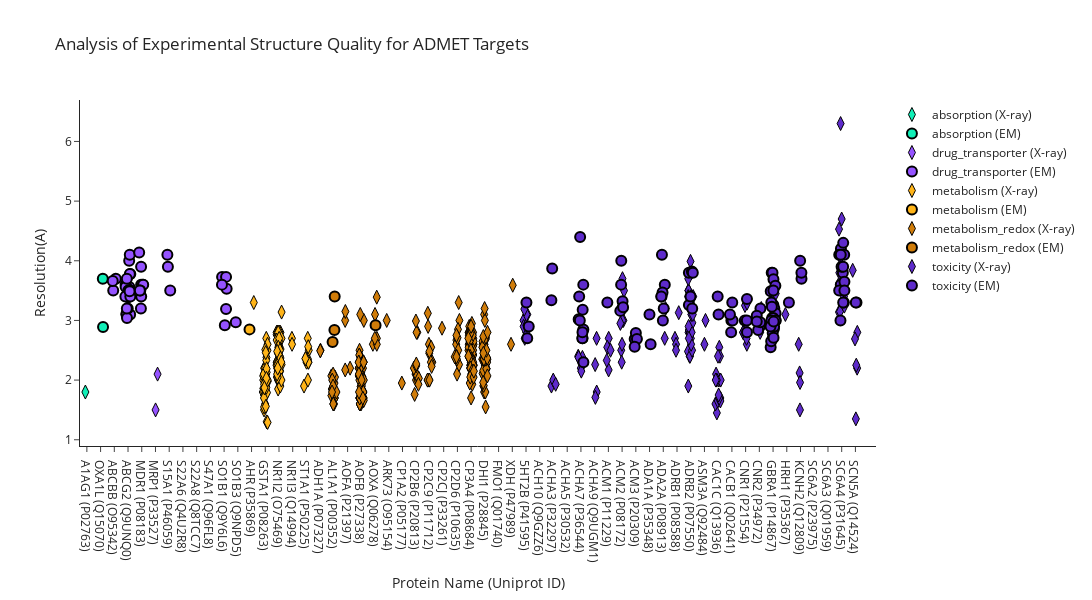

The cell this chart's notebook holds for it:
### Code cell
import plotly.graph_objects as go
import numpy as np
# Create traces for each unique value in 'Method'
resolution_traces = []

for category in category_list:
    for method in df['Method'].unique():
        df_subset = df[(df['Method'] == method) & (df['Category'] == category)]
        
        # marker_size = df_subset["Average Sequence Coverage"].apply(lambda x: x * 16 if not np.isnan(x) else 10)
        
        # Add random jitter to the x-axis values
        if method == 'AlphaFold':
            x_values = [protein_name_mapping[name] for name in df_subset['Protein Name']]
        else:
            jitter = np.random.uniform(low=-jitter_amount, high=jitter_amount, size=len(df_subset))
            x_values = [protein_name_mapping[name] + jitter[i] for i, name in enumerate(df_subset['Protein Name'])]
        trace = go.Scatter(
            x=x_values,
            y=df_subset['Resolution (A)'],
            mode='markers',
            name=f"{category} ({method})",
            marker=dict(size=10, color=colors[category], symbol=symbols[method], line_width=2 if method=="EM" else 1, line_color='black'),
            showlegend=False if method == 'AlphaFold' else True,
            opacity=0 if method == 'AlphaFold' else 1,
        )
        resolution_traces.append(trace)

# Create layout
layout = go.Layout(
    title="Analysis of Experimental Structure Quality for ADMET Targets",
    xaxis=dict(title='Protein Name (Uniprot ID)',
               range=[-0.5, len(protein_name_mapping) + 0.5],
               tickvals=list(protein_name_mapping.values()), 
               ticktext=protein_names),
    yaxis=dict(title='Resolution(A)'),
    template='simple_white',
    width=1600,
    height=600
)

# Create figure
fig = go.Figure(data=resolution_traces, layout=layout)

# Show plot
fig.show()

### Figure 1 — Plotly figure (JSON) as saved in the notebook; plotly's stock layout.template omitted (floating-point values rounded to 4 significant figures; data arrays with more than 128 entries replaced by an {"elided": "..."} marker saying what was removed)
{"data": [{"marker": {"color": "#11efb7", "line": {"color": "black", "width": 1}, "size": 10, "symbol": "diamond-tall"}, "mode": "markers", "name": "absorption (X-ray)", "opacity": 1, "showlegend": true, "x": [-0.1082], "y": [1.8], "type": "scatter"}, {"marker": {"color": "#11efb7", "line": {"color": "black", "width": 1}, "size": 10, "symbol": "circle-open"}, "mode": "markers", "name": "absorption (AlphaFold)", "opacity": 0, "showlegend": false, "x": [0, 1], "y": [2.0, 2.0], "type": "scatter"}, {"marker": {"color": "#11efb7", "line": {"color": "black", "width": 2}, "size": 10, "symbol": "circle"}, "mode": "markers", "name": "absorption (EM)", "opacity": 1, "showlegend": true, "x": [1.179, 1.162], "y": [2.89, 3.7], "type": "scatter"}, {"marker": {"color": "#9553ff", "line": {"color": "black", "width": 1}, "size": 10, "symbol": "diamond-tall"}, "mode": "markers", "name": "drug_transporter (X-ray)", "opacity": 1, "showlegend": true, "x": [5.006, 5.152], "y": [1.5, 2.1], "type": "scatter"}, {"marker": {"color": "#9553ff", "line": {"color": "black", "width": 1}, "size": 10, "symbol": "circle-open"}, "mode": "markers", "name": "drug_transporter (AlphaFold)", "opacity": 0, "showlegend": false, "x": [2, 3, 4, 5, 6, 7, 8, 9, 10, 11], "y": [2.0, 2.0, 2.0, 2.0, 2.0, 2.0, 2.0, 2.0, 2.0, 2.0], "type": "scatter"}, {"marker": {"color": "#9553ff", "line": {"color": "black", "width": 2}, "size": 10, "symbol": "circle"}, "mode": "markers", "name": "drug_transporter (EM)", "opacity": 1, "showlegend": true, "x": [1.92, 2.11, 1.883, 3.166, 3.133, 2.893, 2.823, 3.096, 3.008, 2.856, 2.825, 3.044, 3.019, 3.084, 2.914, 3.127, 2.895, 3.007, 3.111, 2.805, 2.892, 3.167, 3.153, 2.98, 2.924, 2.914, 3.115, 3.96, 4.012, 3.812, 3.953, 3.952, 3.938, 4.075, 4.105, 3.894, 3.861, 5.867, 6.074, 5.905, 10.18, 9.852, 10.14, 10.14, 10.05, 9.844, 10.85], "y": [3.5, 3.7, 3.66, 3.78, 3.78, 3.1, 3.6, 3.56, 3.09, 3.58, 3.56, 3.09, 3.5, 4.0, 3.7, 4.1, 3.12, 3.39, 3.51, 3.4, 3.1, 3.4, 3.1, 3.2, 3.04, 3.2, 3.49, 3.4, 3.58, 4.14, 3.6, 3.9, 3.2, 3.6, 3.6, 3.5, 3.5, 4.1, 3.5, 3.9, 3.53, 3.73, 3.19, 3.73, 2.92, 3.6, 2.97], "type": "scatter"}, {"marker": {"color": "#ffb418", "line": {"color": "black", "width": 1}, "size": 10, "symbol": "diamond-tall"}, "mode": "markers", "name": "metabolism (X-ray)", "opacity": 1, "showlegend": true, "x": [12.16, 13.16, 13.08, 13.07, 13.17, 12.91, 12.87, 13.1, 12.86, 12.85, 13.06, 12.92, 12.82, 12.85, 13.03, 12.99, 12.92, 13.0, 13.09, 13.18, 12.92, 12.94, 13.1, 13.13, 12.98, 12.94, 13.08, 12.89, 12.92, 13.07, 12.99, 12.92, 12.91, 13.18, 13.17, 13.1, 13.08, 13.03, 13.04, 12.94, 14.11, 13.83, 14.08, 13.93, 14.01, 13.87, 13.83, 14.11, 13.93, 13.94, 13.89, 14.11, 14.03, 13.94, 14.19, 14.04, 14.1, 13.99, 14.06, 13.82, 13.83, 14.02, 13.83, 13.93, 14.02, 14.1, 13.84, 14.18, 13.94, 13.86, 13.9, 13.94, 14.19, 14.0, 13.85, 14.01, 14.1, 13.92, 14.01, 13.95, 14.06, 14.13, 14.18, 14.07, 14.02, 13.87, 13.9, 13.86, 13.86, 13.89, 14.11, 14.17, 13.91, 14.94, 14.95, 15.82, 16.15, 16.01, 16.17, 16.11, 16.1, 15.95, 16.14, 16.11, 15.92, 16.13], "y": [3.3, 2.5, 2.0, 2.7, 2.6, 1.5, 1.8, 1.3, 1.86, 2.0, 2.1, 1.75, 1.8, 2.07, 1.85, 1.95, 1.8, 2.51, 2.38, 1.98, 2.2, 1.75, 2.13, 1.79, 2.2, 1.86, 1.88, 2.1, 1.93, 2.33, 1.6, 1.55, 1.7, 2.0, 1.29, 2.19, 2.03, 2.46, 1.56, 1.87, 2.52, 2.76, 2.15, 2.0, 2.8, 2.8, 2.8, 2.0, 2.1, 2.8, 2.8, 2.8, 2.8, 2.8, 3.14, 2.0, 2.25, 2.58, 2.4, 2.25, 2.67, 2.56, 2.3, 2.28, 2.22, 2.27, 2.3, 2.7, 1.85, 2.27, 2.15, 2.25, 2.26, 2.55, 2.05, 2.65, 1.9, 2.45, 2.7, 2.55, 2.15, 2.3, 2.0, 2.5, 2.26, 2.48, 2.05, 2.2, 2.1, 2.25, 2.37, 2.3, 2.2, 2.7, 2.6, 1.9, 2.3, 2.3, 2.5, 2.35, 2.7, 2.36, 2.3, 2.0, 2.36, 2.56], "type": "scatter"}, {"marker": {"color": "#ffb418", "line": {"color": "black", "width": 1}, "size": 10, "symbol": "circle-open"}, "mode": "markers", "name": "metabolism (AlphaFold)", "opacity": 0, "showlegend": false, "x": [12, 13, 14, 15, 16], "y": [2.0, 2.0, 2.0, 2.0, 2.0], "type": "scatter"}, {"marker": {"color": "#ffb418", "line": {"color": "black", "width": 2}, "size": 10, "symbol": "circle"}, "mode": "markers", "name": "metabolism (EM)", "opacity": 1, "showlegend": true, "x": [11.85], "y": [2.85], "type": "scatter"}, {"marker": {"color": "#d07c09", "line": {"color": "black", "width": 1}, "size": 10, "symbol": "diamond-tall"}, "mode": "markers", "name": "metabolism_redox (X-ray)", "opacity": 1, "showlegend": true, "x": {"elided": "244 float values"}, "y": {"elided": "244 float values"}, "type": "scatter"}, {"marker": {"color": "#d07c09", "line": {"color": "black", "width": 1}, "size": 10, "symbol": "circle-open"}, "mode": "markers", "name": "metabolism_redox (AlphaFold)", "opacity": 0, "showlegend": false, "x": [17, 18, 19, 20, 21, 22, 23, 24, 25, 26, 27, 28, 29, 30, 31], "y": [2.0, 2.0, 2.0, 2.0, 2.0, 2.0, 2.0, 2.0, 2.0, 2.0, 2.0, 2.0, 2.0, 2.0, 2.0], "type": "scatter"}, {"marker": {"color": "#d07c09", "line": {"color": "black", "width": 2}, "size": 10, "symbol": "circle"}, "mode": "markers", "name": "metabolism_redox (EM)", "opacity": 1, "showlegend": true, "x": [18.04, 18.06, 17.9, 21.04], "y": [2.84, 3.4, 2.64, 2.92], "type": "scatter"}, {"marker": {"color": "#5e2bcb", "line": {"color": "black", "width": 1}, "size": 10, "symbol": "diamond-tall"}, "mode": "markers", "name": "toxicity (X-ray)", "opacity": 1, "showlegend": true, "x": [31.91, 32.02, 31.82, 31.82, 32.09, 32.02, 32.03, 31.88, 33.85, 33.98, 34.16, 35.8, 35.99, 36.11, 35.83, 36.03, 36.03, 37.15, 37.05, 37.14, 37.04, 38.02, 37.92, 38.02, 37.88, 38.16, 39.09, 39.14, 39.03, 38.94, 39.0, 39.02, 38.88, 38.97, 42.1, 42.16, 43.13, 42.85, 42.93, 42.93, 43.82, 44.07, 44.18, 43.92, 43.84, 43.98, 43.98, 43.86, 44.02, 43.83, 43.84, 43.95, 43.99, 43.93, 44.07, 44.2, 43.96, 43.8, 44.05, 43.95, 44.1, 44.01, 43.82, 44.12, 44.14, 44.05, 44.07, 44.03, 44.07, 43.95, 44.1, 44.03, 43.85, 43.86, 43.81, 44.15, 45.0, 45.08, 46.05, 46.18, 45.9, 45.8, 45.85, 46.08, 45.9, 46.16, 45.98, 45.82, 46.13, 45.99, 46.16, 46.07, 46.03, 47.83, 48.09, 48.04, 47.81, 47.95, 48.07, 48.11, 49.06, 49.14, 50.19, 50.18, 50.9, 51.87, 51.93, 51.96, 51.96, 54.8, 54.81, 54.88, 55.2, 55.17, 55.19, 54.82, 55.11, 54.83, 54.91, 55.0, 54.92, 56.13, 56.03, 55.8, 56.14, 56.06, 55.97], "y": [2.7, 2.8, 3.0, 2.9, 3.1, 2.92, 3.1, 3.19, 1.9, 2.0, 1.93, 2.4, 2.2, 2.38, 2.38, 2.85, 2.15, 1.8, 1.71, 2.7, 2.26, 2.7, 2.55, 2.17, 2.33, 2.5, 3.0, 3.5, 3.7, 2.5, 2.6, 3.0, 2.95, 2.3, 2.7, 3.2, 3.13, 2.7, 2.6, 2.5, 1.9, 3.4, 3.4, 2.4, 2.8, 3.4, 2.84, 2.84, 3.16, 3.5, 3.5, 3.2, 3.99, 2.79, 3.1, 3.2, 3.3, 2.48, 3.8, 3.2, 3.2, 2.7, 3.7, 2.96, 3.2, 3.1, 2.8, 3.4, 3.2, 2.4, 2.5, 2.6, 2.9, 2.7, 3.4, 3.1, 2.6, 3.0, 2.0, 2.0, 1.45, 1.6, 2.1, 2.55, 2.0, 1.7, 1.65, 2.0, 2.4, 2.4, 1.65, 1.7, 1.75, 2.8, 2.6, 2.95, 2.8, 3.25, 2.7, 3.29, 2.8, 3.2, 3.45, 3.2, 3.1, 2.6, 2.12, 1.96, 1.5, 3.14, 4.53, 3.15, 3.24, 3.4, 3.49, 3.62, 3.53, 3.8, 4.05, 4.7, 6.3, 2.2, 1.35, 3.84, 2.8, 2.25, 2.69], "type": "scatter"}, {"marker": {"color": "#5e2bcb", "line": {"color": "black", "width": 1}, "size": 10, "symbol": "circle-open"}, "mode": "markers", "name": "toxicity (AlphaFold)", "opacity": 0, "showlegend": false, "x": [32, 33, 34, 35, 36, 37, 38, 39, 40, 41, 42, 43, 44, 45, 46, 47, 48, 49, 50, 51, 52, 53, 54, 55, 56], "y": [2.0, 2.0, 2.0, 2.0, 2.0, 2.0, 2.0, 2.0, 2.0, 2.0, 2.0, 2.0, 2.0, 2.0, 2.0, 2.0, 2.0, 2.0, 2.0, 2.0, 2.0, 2.0, 2.0, 2.0, 2.0], "type": "scatter"}, {"marker": {"color": "#5e2bcb", "line": {"color": "black", "width": 2}, "size": 10, "symbol": "circle"}, "mode": "markers", "name": "toxicity (EM)", "opacity": 1, "showlegend": true, "x": [32.09, 32.2, 32.03, 33.85, 33.91, 36.13, 36.18, 35.83, 35.92, 36.17, 36.12, 36.18, 35.87, 36.1, 36.11, 35.94, 37.92, 38.93, 38.94, 39.03, 39.03, 38.87, 39.07, 39.92, 40.0, 40.08, 39.92, 41.08, 40.99, 41.9, 42.03, 41.97, 42.11, 41.87, 41.95, 41.85, 43.87, 44.09, 43.86, 44.15, 44.11, 43.98, 45.96, 46.03, 46.95, 46.96, 47.05, 47.03, 46.86, 47.94, 48.09, 48.1, 48.1, 49.03, 49.08, 48.81, 48.91, 49.07, 48.81, 49.9, 49.96, 50.15, 49.93, 50.03, 50.02, 50.17, 50.09, 50.18, 49.82, 49.83, 50.02, 49.87, 49.8, 49.91, 50.06, 50.01, 49.97, 49.88, 49.98, 50.2, 50.17, 50.08, 49.81, 49.86, 50.04, 50.04, 51.16, 52.07, 52.07, 51.97, 54.94, 55.11, 54.82, 54.93, 55.16, 55.18, 55.08, 54.82, 54.93, 54.99, 55.11, 55.11, 55.2, 55.2, 54.91, 56.08, 56.03], "y": [2.7, 2.9, 3.3, 3.34, 3.87, 3.18, 2.85, 3.02, 3.0, 3.6, 2.7, 2.3, 3.4, 2.7, 2.8, 4.4, 3.3, 3.6, 4.0, 3.21, 3.32, 3.16, 3.22, 2.69, 2.79, 2.69, 2.56, 2.6, 3.1, 4.1, 3.2, 3.0, 3.6, 3.4, 3.47, 3.4, 3.8, 3.82, 3.26, 3.8, 3.2, 3.4, 3.4, 3.1, 2.8, 3.0, 3.0, 3.3, 3.1, 3.0, 3.0, 3.36, 2.8, 2.9, 3.2, 3.08, 2.84, 2.97, 2.98, 3.8, 3.8, 3.1, 3.04, 3.69, 3.26, 3.58, 3.2, 3.12, 2.55, 3.49, 3.5, 3.3, 2.92, 3.23, 2.86, 3.04, 2.79, 3.0, 2.7, 3.0, 3.0, 2.9, 2.9, 2.65, 2.98, 2.71, 3.3, 3.7, 3.8, 4.0, 4.2, 4.3, 4.1, 3.6, 3.3, 4.1, 3.8, 3.5, 4.1, 3.9, 3.9, 3.3, 3.65, 3.5, 3.0, 3.3, 3.3], "type": "scatter"}], "layout": {"height": 600, "title": {"text": "Analysis of Experimental Structure Quality for ADMET Targets"}, "width": 1600, "xaxis": {"range": [-0.5, 57.5], "ticktext": ["A1AG1 (P02763)", "OXA1L (Q15070)", "ABCBB (O95342)", "ABCG2 (Q9UNQ0)", "MDR1 (P08183)", "MRP1 (P33527)", "S15A1 (P46059)", "S22A6 (Q4U2R8)", "S22A8 (Q8TCC7)", "S47A1 (Q96FL8)", "SO1B1 (Q9Y6L6)", "SO1B3 (Q9NPD5)", "AHR (P35869)", "GSTA1 (P08263)", "NR1I2 (O75469)", "NR1I3 (Q14994)", "ST1A1 (P50225)", "ADH1A (P07327)", "AL1A1 (P00352)", "AOFA (P21397)", "AOFB (P27338)", "AOXA (Q06278)", "ARK73 (O95154)", "CP1A2 (P05177)", "CP2B6 (P20813)", "CP2C9 (P11712)", "CP2CJ (P33261)", "CP2D6 (P10635)", "CP3A4 (P08684)", "DHI1 (P28845)", "FMO1 (Q01740)", "XDH (P47989)", "5HT2B (P41595)", "ACH10 (Q9GZZ6)", "ACHA3 (P32297)", "ACHA5 (P30532)", "ACHA7 (P36544)", "ACHA9 (Q9UGM1)", "ACM1 (P11229)", "ACM2 (P08172)", "ACM3 (P20309)", "ADA1A (P35348)", "ADA2A (P08913)", "ADRB1 (P08588)", "ADRB2 (P07550)", "ASM3A (Q92484)", "CAC1C (Q13936)", "CACB1 (Q02641)", "CNR1 (P21554)", "CNR2 (P34972)", "GBRA1 (P14867)", "HRH1 (P35367)", "KCNH2 (Q12809)", "SC6A2 (P23975)", "SC6A3 (Q01959)", "SC6A4 (P31645)", "SCN5A (Q14524)"], "tickvals": [0, 1, 2, 3, 4, 5, 6, 7, 8, 9, 10, 11, 12, 13, 14, 15, 16, 17, 18, 19, 20, 21, 22, 23, 24, 25, 26, 27, 28, 29, 30, 31, 32, 33, 34, 35, 36, 37, 38, 39, 40, 41, 42, 43, 44, 45, 46, 47, 48, 49, 50, 51, 52, 53, 54, 55, 56], "title": {"text": "Protein Name (Uniprot ID)"}}, "yaxis": {"title": {"text": "Resolution(A)"}}}}
